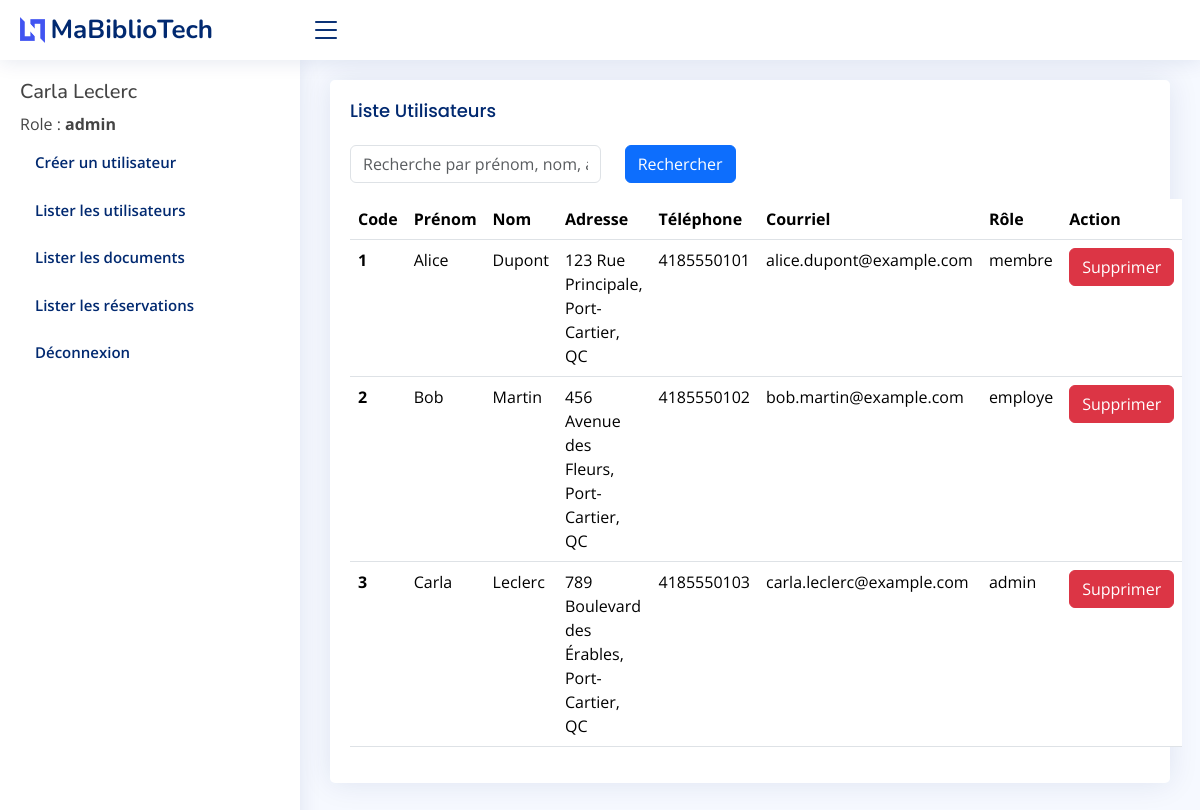
/Utilisateur/list (signed in), run on the app's committed database.
### tables this page shows
CREATE TABLE Utilisateur (
    Code_Membre INT AUTO_INCREMENT PRIMARY KEY,
    Prenom VARCHAR(50),
    Nom VARCHAR(50),
    Adresse VARCHAR(100),
    Telephone VARCHAR(100),
    Courriel VARCHAR(100),
    Mot_De_Passe VARCHAR(225),
    Role ENUM("employe", "admin", "membre")
);

### library/Template.php (called while the page is built, shortened)
<?php
class Template {
    static public function render($vue, $data = array(), $errors = null) {
        $path = PATH_DIR;
        $user = null;
        if (isset($_SESSION['oUtilConn'])) {
            $user = $_SESSION['oUtilConn'];
        }
        require "view/template-frontend.php";
    }
}

### controller/ControllerUtilisateur.php (called while the page is built, shortened)
<?php
class ControllerUtilisateur extends Controller {
    public function list($success = null, $errors = null) {
        $utilisateur = new Utilisateur;
        $search = isset($_POST['search']) ? $_POST['search'] : '';
        $users = $utilisateur->searchUsers($search);
        return Template::render('lister-utilisateurs', [
            'users' => $users,
            'search' => $search,
        ], $errors);
    }
}

### model/Utilisateur.php (called while the page is built, shortened)
<?php
class Utilisateur extends CRUD {
    public function searchUsers($search) {
        $sql = "SELECT * FROM utilisateur WHERE
                Prenom LIKE ? OR
                Nom LIKE ? OR
                Adresse LIKE ? OR
                Telephone LIKE ? OR
                Courriel LIKE ?";
        $params = ["%$search%", "%$search%", "%$search%", "%$search%", "%$search%"];
        $stmt = $this->prepare($sql);
        $stmt->execute($params);
        return $stmt->fetchAll();
    }
}
?>

### view/lister-utilisateurs.php (the view, shortened to what this page needs)
<div class="card">
    <div class="card-body">
        <h5 class="card-title">Liste Utilisateurs</h5>
        <form method="post" action="<?= $path . "Utilisateur/list" ?>">
            <div class="row mb-3">
                <div class="col-sm-4">
                    <input type="text" class="form-control" name="search" placeholder="Recherche par prénom, nom, adresse, téléphone ou courriel" value="<?= htmlspecialchars($search) ?>">
                </div>
                <div class="col-sm-2">
                    <button type="submit" class="btn btn-primary">Rechercher</button>
                </div>
            </div>
        </form>
        <table class="table">
            <thead>
                <tr>
                    <th scope="col">Code</th>
                    <th scope="col">Prénom</th>
                    <th scope="col">Nom</th>
                    <th scope="col">Adresse</th>
                    <th scope="col">Téléphone</th>
                    <th scope="col">Courriel</th>
                    <th scope="col">Rôle</th>
                    <th scope="col">Action</th>
                </tr>
            </thead>
            <tbody>
                <?php foreach($users as $userList) {
                        ?>
                <tr>
                    <th scope="row"><?= $userList['Code_Membre'] ?></th>
                    <td><?= $userList['Prenom'] ?></td>
                    <td><?= $userList['Nom'] ?></td>
                    <td><?= $userList['Adresse'] ?></td>
                    <td><?= $userList['Telephone'] ?></td>
                    <td><?= $userList['Courriel'] ?></td>
                    <td><?= $userList['Role'] ?></td>
                    <td>
                        <?php if ($user['Role'] == Utilisateur::ROLE_ADMIN) : ?>
                        <form method="post" action="<?= $path . "Utilisateur/delete" ?>">
                            <button type="submit" class="btn btn-danger">Supprimer</button>
                        </form>
                        <?php endif; ?>
                    </td>
                </tr>
                <?php
                    } ?>
            </tbody>
        </table>
    </div>
</div>

### view/template-frontend.php (shortened to what this page needs)
<!DOCTYPE html>
<html lang="zxx">
<head>
    <link href="<?= $path ?>assets/vendor/bootstrap/css/bootstrap.min.css" rel="stylesheet">
    <link href="<?= $path ?>assets/vendor/bootstrap-icons/bootstrap-icons.css" rel="stylesheet">
    <link href="<?= $path ?>assets/vendor/boxicons/css/boxicons.min.css" rel="stylesheet">
    <link href="<?= $path ?>assets/vendor/quill/quill.snow.css" rel="stylesheet">
    <link href="<?= $path ?>assets/vendor/quill/quill.bubble.css" rel="stylesheet">
    <link href="<?= $path ?>assets/vendor/remixicon/remixicon.css" rel="stylesheet">
    <link href="<?= $path ?>assets/vendor/simple-datatables/style.css" rel="stylesheet">
    <link href="<?= $path ?>assets/css/style.css" rel="stylesheet">
</head>
<body>
    <header id="header" class="header fixed-top d-flex align-items-center">
        <div class="d-flex align-items-center justify-content-between">
            <a href="index.html" class="logo d-flex align-items-center">
                <img src="<?= $path ?>assets/img/logo.png" alt="">
                <span class="d-none d-lg-block">MaBiblioTech</span>
            </a>
            <?= isset($user) ? '<i class="bi bi-list toggle-sidebar-btn"></i>' : "" ?>
        </div>
    </header>
    <?php if(isset($user)) {
        $CONFIG_NAV = [
            [
                "label" => "Créer un utilisateur",
                "access" => ["admin"],
                "href" => $path . "Utilisateur/create"
            ],
            [
                "label" => "Lister les utilisateurs",
                "access" => ["admin", "employe"],
                "href" => $path . "Utilisateur/list"
            ],
            [
                "label" => "Lister les documents",
                "access" => ["admin", "employe", "membre"],
                "href" => $path . "Document/list"
            ],
            [
                "label" => "Lister les réservations",
                "access" => ["admin", "employe"],
                "href" => $path . "Reservation/list"
            ],
            [
                "label" => "Déconnexion",
                "access" => ["admin", "employe", "membre"],
                "href" => $path . "Connexion/logout"
            ],
        ]
        ?>
    <aside id="sidebar" class="sidebar">
        <ul class="sidebar-nav" id="sidebar-nav">
            <li class="nav-item">
                <h5><?= $user["Prenom"] . " " . $user["Nom"] ?></h5>
                <span>Role : <strong><?= $user["Role"] ?></strong></span>
            </li>
            <?php foreach($CONFIG_NAV as $config) {
                if(in_array($user["Role"], $config["access"])) {
                ?>
            <li class="nav-item">
                <a class="nav-link collapsed" href="<?= $config["href"] ?>">
                    <span><?= $config["label"] ?></span>
                </a>
            </li>
            <?php
                }
            } ?>
        </ul>
    </aside>
    <?php
    } ?>
    <main id="<?= isset($user) ? "main" : "" ?>" class="<?= isset($user) ? "main" : "" ?>">
        <?php include $templateMain; ?>
    </main>
</body>
</html>

### assets/css/style.css (style rules this page uses)
:root { scroll-behavior: smooth; }
body { font-family: 'Open Sans', sans-serif; background: #f6f9ff; color: #444444; }
a { color: #4154f1; text-decoration: none; }
h1, h2, h3, h4, h5, h6 { font-family: 'Nunito', sans-serif; }
#main { margin-top: 60px; padding: 20px 30px; transition: all 0.3s; }
.card { margin-bottom: 30px; border: none; border-radius: 5px; box-shadow: 0px 0 30px rgba(1, 41, 112, 0.1); }
.card-title { padding: 20px 0 15px 0; font-size: 18px; font-weight: 500; color: #012970; font-family: 'Poppins', sans-serif; }
.card-body { padding: 0 20px 20px 20px; }
.logo { line-height: 1; }
@media (min-width: 1200px) { .logo { width: 280px; } }
.logo img { max-height: 26px; margin-right: 6px; }
.logo span { font-size: 26px; font-weight: 700; color: #012970; font-family: 'Nunito', sans-serif; }
.header { transition: all 0.5s; z-index: 997; height: 60px; box-shadow: 0px 2px 20px rgba(1, 41, 112, 0.1); background-color: #fff; padding-left: 20px; }
.header .toggle-sidebar-btn { font-size: 32px; padding-left: 10px; cursor: pointer; color: #012970; }
.sidebar { position: fixed; top: 60px; left: 0; bottom: 0; width: 300px; z-index: 996; transition: all 0.3s; padding: 20px; overflow-y: auto; scrollbar-width: thin; scrollbar-color: #aab7cf transparent; box-shadow: 0px 0px 20px rgba(1, 41, 112, 0.1); background-color: #fff; }
@media (min-width: 1200px) { #main, #footer { margin-left: 300px; } }
.sidebar-nav { padding: 0; margin: 0; list-style: none; }
.sidebar-nav li { padding: 0; margin: 0; list-style: none; }
.sidebar-nav .nav-item { margin-bottom: 5px; }
.sidebar-nav .nav-link { display: flex; align-items: center; font-size: 15px; font-weight: 600; color: #4154f1; transition: 0.3; background: #f6f9ff; padding: 10px 15px; border-radius: 4px; }
.sidebar-nav .nav-link.collapsed { color: #012970; background: #fff; }

### data on the page
utilisateur: Prenom "Carla", Nom "Leclerc", Role "admin", Code_Membre "3", Adresse "789 Boulevard des Érables, Port-Cartier, QC", Telephone "4185550103", Courriel "carla.leclerc@example.com"
utilisateur: Code_Membre "1", Prenom "Alice", Nom "Dupont", Adresse "123 Rue Principale, Port-Cartier, QC", Telephone "4185550101", Courriel "alice.dupont@example.com", Role "membre"
utilisateur: Code_Membre "2", Prenom "Bob", Nom "Martin", Adresse "456 Avenue des Fleurs, Port-Cartier, QC", Telephone "4185550102", Courriel "bob.martin@example.com", Role "employe"

### other printed values
$config["label"] "Créer un utilisateur"
$config["label"] "Lister les utilisateurs"
$config["label"] "Lister les documents"
$config["label"] "Lister les réservations"
$config["label"] "Déconnexion"
